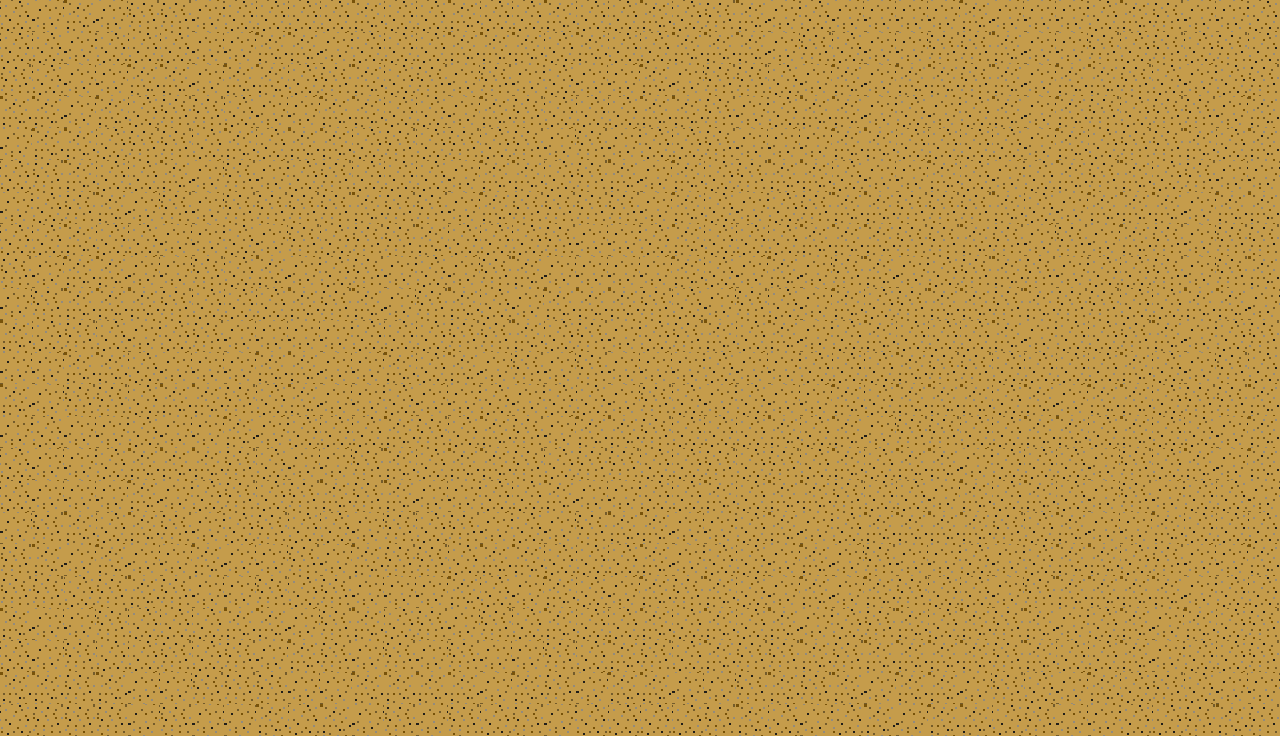

A level layout from a 2D game, rendered from its tile map. Below: a short description, then the map file with its tile-grid data intact:
An orthogonal 40x23 tile map with 32x32 px tiles, 1 tile layer (Tile Layer 1).

<map version="1.0" tiledversion="2018.04.18" orientation="orthogonal" renderorder="right-down" width="40" height="23" tilewidth="32" tileheight="32" infinite="0" nextobjectid="1">
 <tileset firstgid="1" source="Ground.tsx" />
 <layer name="Tile Layer 1" width="40" height="23">
  <data encoding="csv">
4,3,1,3,2,2,3,4,4,4,4,1,4,4,1,4,4,1,4,4,1,4,2,1,3,4,3,3,3,3,1,3,3,3,4,1,2,3,3,4,
4,4,3,4,4,4,3,3,1,1,3,4,4,4,1,1,1,4,1,4,4,1,1,1,3,2,4,3,3,2,2,1,3,3,2,4,2,4,2,4,
2,4,3,3,1,1,3,1,1,4,2,1,4,2,3,2,3,4,3,3,1,3,2,2,4,3,1,3,1,1,2,1,3,1,1,2,4,3,4,2,
1,1,3,1,4,2,2,4,3,3,1,1,4,4,3,1,2,4,4,4,1,1,2,3,4,1,1,3,4,3,4,1,3,1,2,4,2,2,3,1,
3,1,1,4,2,2,4,1,4,1,1,4,2,4,2,4,2,3,2,3,4,4,2,3,3,3,1,1,4,4,4,4,3,1,4,2,2,1,4,1,
4,2,1,4,4,1,3,2,3,4,2,4,4,4,3,1,1,4,2,1,3,1,4,2,1,1,4,3,3,1,4,3,4,1,2,1,4,2,3,3,
3,4,2,1,3,2,3,2,2,2,2,1,2,2,3,1,2,2,2,2,3,1,4,3,4,2,1,1,2,2,2,1,4,3,1,1,1,3,1,1,
4,4,1,4,4,3,3,4,3,2,4,2,2,1,4,4,4,2,3,3,4,1,4,4,4,1,1,1,2,2,1,2,3,2,3,1,2,3,2,2,
2,3,1,1,3,3,2,4,1,3,4,2,3,4,3,2,1,3,3,3,3,1,4,3,1,3,2,1,3,4,2,1,2,3,4,4,2,3,2,1,
3,2,1,1,1,2,4,4,4,1,2,1,3,2,1,4,3,1,1,1,2,4,3,2,4,3,1,4,2,1,1,2,1,2,2,4,4,1,1,3,
1,4,2,4,3,4,2,3,3,3,3,4,4,4,2,2,1,4,2,3,4,2,1,4,1,3,4,1,4,4,4,1,3,4,4,2,1,3,4,2,
3,3,1,1,4,3,3,3,1,1,3,3,1,4,1,3,2,3,2,3,3,3,4,3,3,4,4,4,1,2,2,4,4,4,4,1,4,3,2,4,
1,3,2,2,4,1,1,2,4,1,3,3,4,3,3,4,3,4,4,3,2,4,3,4,3,3,1,4,1,1,1,4,1,3,1,1,4,2,2,1,
3,4,3,3,4,3,3,1,3,4,4,4,1,2,4,1,2,3,1,1,2,4,4,4,1,4,1,3,2,2,4,4,1,1,4,1,4,4,3,1,
4,3,3,4,1,1,1,2,4,3,3,2,1,4,1,1,2,4,2,2,4,4,2,4,2,4,1,4,1,1,3,4,4,4,3,2,4,1,3,1,
4,3,3,3,1,3,4,2,4,2,1,2,1,3,3,4,4,1,3,3,4,4,1,4,1,1,2,4,4,3,1,4,1,4,3,2,3,4,4,3,
3,2,1,4,1,2,3,4,2,4,4,3,2,4,2,3,4,3,2,1,1,3,3,4,1,3,4,1,1,1,1,2,4,1,3,3,1,4,4,4,
2,1,3,1,3,3,1,3,3,2,3,1,2,2,4,1,1,4,4,4,1,3,4,4,3,1,3,2,3,3,4,3,4,1,1,4,2,3,3,1,
2,2,4,2,1,2,3,3,2,4,2,3,3,3,1,4,3,1,4,3,1,2,1,4,3,1,3,1,2,4,4,3,2,1,1,1,1,3,4,4,
1,3,3,2,4,4,4,1,1,3,2,1,4,2,3,2,4,1,4,4,1,4,1,4,1,3,4,2,1,4,1,2,1,3,4,1,3,1,4,2,
4,3,2,4,4,2,4,2,3,1,2,3,2,3,2,3,3,2,4,1,2,4,1,2,2,1,2,1,1,1,1,2,1,4,4,1,3,4,4,2,
1,1,2,1,3,3,2,2,2,3,3,1,1,1,1,3,1,2,3,1,1,3,3,2,1,2,1,3,1,1,3,2,4,3,1,4,2,4,3,3,
4,2,2,2,3,2,3,3,1,4,1,3,2,3,2,4,2,3,4,4,4,4,2,1,4,3,4,1,3,1,1,4,2,3,3,4,4,2,1,2
</data>
 </layer>
</map>